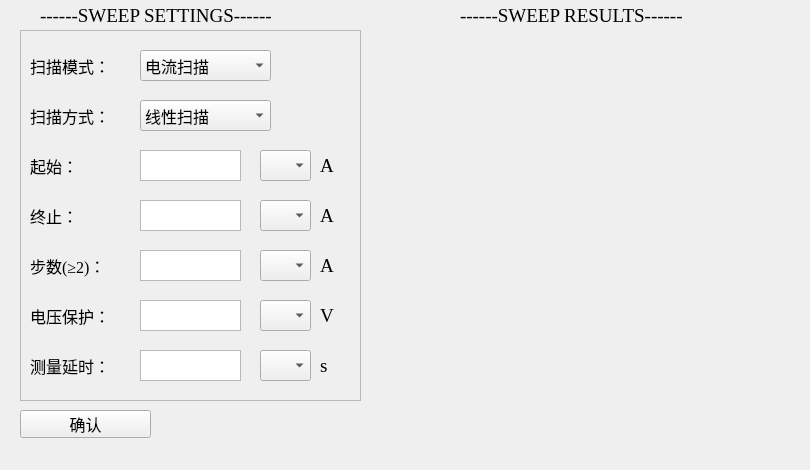
    <widget class="QWidget" name="kei2430ScanMode">
     <attribute name="title">
      <string>扫描模式</string>
     </attribute>
     <widget class="QLabel" name="w_labelSourceCurrentMode_4">
      <property name="geometry">
       <rect>
        <x>460</x>
        <y>0</y>
        <width>341</width>
        <height>31</height>
       </rect>
      </property>
      <property name="font">
       <font>
        <family>Times New Roman</family>
        <pointsize>14</pointsize>
       </font>
      </property>
      <property name="text">
       <string>------SWEEP RESULTS------</string>
      </property>
     </widget>
     <widget class="QWidget" name="w_2430sweepResultWidget" native="true">
      <property name="geometry">
       <rect>
        <x>400</x>
        <y>30</y>
        <width>401</width>
        <height>431</height>
       </rect>
      </property>
     </widget>
     <widget class="QFrame" name="w_frame_2">
      <property name="geometry">
       <rect>
        <x>20</x>
        <y>30</y>
        <width>341</width>
        <height>371</height>
       </rect>
      </property>
      <property name="frameShape">
       <enum>QFrame::StyledPanel</enum>
      </property>
      <property name="frameShadow">
       <enum>QFrame::Raised</enum>
      </property>
      <widget class="QLabel" name="w_label_SweepDelay_2">
       <property name="geometry">
        <rect>
         <x>10</x>
         <y>320</y>
         <width>101</width>
         <height>31</height>
        </rect>
       </property>
       <property name="font">
        <font>
         <family>Times New Roman</family>
         <pointsize>12</pointsize>
        </font>
       </property>
       <property name="text">
        <string>测量延时：</string>
       </property>
      </widget>
      <widget class="QComboBox" name="w_2430chooseSourceOfSweep">
       <property name="geometry">
        <rect>
         <x>120</x>
         <y>20</y>
         <width>131</width>
         <height>31</height>
        </rect>
       </property>
       <property name="font">
        <font>
         <family>Times New Roman</family>
         <pointsize>12</pointsize>
        </font>
       </property>
       <item>
        <property name="text">
         <string>电流扫描</string>
        </property>
       </item>
       <item>
        <property name="text">
         <string>电压扫描</string>
        </property>
       </item>
      </widget>
      <widget class="QLabel" name="w_label_SweepEnd_2">
       <property name="geometry">
        <rect>
         <x>10</x>
         <y>170</y>
         <width>101</width>
         <height>31</height>
        </rect>
       </property>
       <property name="font">
        <font>
         <family>Times New Roman</family>
         <pointsize>12</pointsize>
        </font>
       </property>
       <property name="text">
        <string>终止：</string>
       </property>
      </widget>
      <widget class="QLabel" name="w_label_IVProtection_2">
       <property name="geometry">
        <rect>
         <x>10</x>
         <y>270</y>
         <width>101</width>
         <height>31</height>
        </rect>
       </property>
       <property name="font">
        <font>
         <family>Times New Roman</family>
         <pointsize>12</pointsize>
        </font>
       </property>
       <property name="text">
        <string>电压保护：</string>
       </property>
      </widget>
      <widget class="QLabel" name="w_label_SweepStart_2">
       <property name="geometry">
        <rect>
         <x>10</x>
         <y>120</y>
         <width>101</width>
         <height>31</height>
        </rect>
       </property>
       <property name="font">
        <font>
         <family>Times New Roman</family>
         <pointsize>12</pointsize>
        </font>
       </property>
       <property name="text">
        <string>起始：</string>
       </property>
      </widget>
      <widget class="QLabel" name="w_label_SweepStepPoint_2">
       <property name="geometry">
        <rect>
         <x>10</x>
         <y>220</y>
         <width>91</width>
         <height>31</height>
        </rect>
       </property>
       <property name="font">
        <font>
         <family>Times New Roman</family>
         <pointsize>12</pointsize>
        </font>
       </property>
       <property name="text">
        <string>步数(≥2)：</string>
       </property>
      </widget>
      <widget class="QTextEdit" name="w_2430SweepStartInput">
       <property name="geometry">
        <rect>
         <x>120</x>
         <y>120</y>
         <width>101</width>
         <height>31</height>
        </rect>
       </property>
       <property name="minimumSize">
        <size>
         <width>0</width>
         <height>30</height>
        </size>
       </property>
       <property name="font">
        <font>
         <family>Times New Roman</family>
         <pointsize>12</pointsize>
        </font>
       </property>
      </widget>
      <widget class="QTextEdit" name="w_2430SweepEndInput">
       <property name="geometry">
        <rect>
         <x>120</x>
         <y>170</y>
         <width>101</width>
         <height>31</height>
        </rect>
       </property>
       <property name="font">
        <font>
         <family>Times New Roman</family>
         <pointsize>12</pointsize>
        </font>
       </property>
      </widget>
      <widget class="QTextEdit" name="w_2430SweepStepInput">
       <property name="geometry">
        <rect>
         <x>120</x>
         <y>220</y>
         <width>101</width>
         <height>31</height>
        </rect>
       </property>
       <property name="font">
        <font>
         <family>Times New Roman</family>
         <pointsize>12</pointsize>
        </font>
       </property>
      </widget>
      <widget class="QTextEdit" name="w_2430SweepIVProtectionInput">
       <property name="geometry">
        <rect>
         <x>120</x>
         <y>270</y>
         <width>101</width>
         <height>31</height>
        </rect>
       </property>
       <property name="font">
        <font>
         <family>Times New Roman</family>
         <pointsize>12</pointsize>
        </font>
       </property>
      </widget>
      <widget class="QTextEdit" name="w_2430SweepDelayInput">
       <property name="geometry">
        <rect>
         <x>120</x>
         <y>320</y>
         <width>101</width>
         <height>31</height>
        </rect>
       </property>
       <property name="font">
        <font>
         <family>Times New Roman</family>
         <pointsize>12</pointsize>
        </font>
       </property>
      </widget>
      <widget class="QComboBox" name="w_2430chooseSizeOfStartInput">
       <property name="geometry">
        <rect>
         <x>240</x>
         <y>120</y>
         <width>51</width>
         <height>31</height>
        </rect>
       </property>
       <property name="font">
        <font>
         <family>Times New Roman</family>
         <pointsize>14</pointsize>
        </font>
       </property>
       <item>
        <property name="text">
         <string/>
        </property>
       </item>
       <item>
        <property name="text">
         <string>m</string>
        </property>
       </item>
       <item>
        <property name="text">
         <string>u</string>
        </property>
       </item>
       <item>
        <property name="text">
         <string>n</string>
        </property>
       </item>
      </widget>
      <widget class="QComboBox" name="w_2430chooseSizeOfEndInput">
       <property name="geometry">
        <rect>
         <x>240</x>
         <y>170</y>
         <width>51</width>
         <height>31</height>
        </rect>
       </property>
       <property name="font">
        <font>
         <family>Times New Roman</family>
         <pointsize>14</pointsize>
        </font>
       </property>
       <item>
        <property name="text">
         <string/>
        </property>
       </item>
       <item>
        <property name="text">
         <string>m</string>
        </property>
       </item>
       <item>
        <property name="text">
         <string>u</string>
        </property>
       </item>
       <item>
        <property name="text">
         <string>n</string>
        </property>
       </item>
      </widget>
      <widget class="QComboBox" name="w_2430chooseSizeOfSweepIVProtection">
       <property name="geometry">
        <rect>
         <x>240</x>
         <y>270</y>
         <width>51</width>
         <height>31</height>
        </rect>
       </property>
       <property name="font">
        <font>
         <family>Times New Roman</family>
         <pointsize>14</pointsize>
        </font>
       </property>
       <item>
        <property name="text">
         <string/>
        </property>
       </item>
       <item>
        <property name="text">
         <string>m</string>
        </property>
       </item>
       <item>
        <property name="text">
         <string>u</string>
        </property>
       </item>
       <item>
        <property name="text">
         <string>n</string>
        </property>
       </item>
      </widget>
      <widget class="QComboBox" name="w_2430chooseSizeOfSweepDelay">
       <property name="geometry">
        <rect>
         <x>240</x>
         <y>320</y>
         <width>51</width>
         <height>31</height>
        </rect>
       </property>
       <property name="font">
        <font>
         <family>Times New Roman</family>
         <pointsize>14</pointsize>
        </font>
       </property>
       <item>
        <property name="text">
         <string/>
        </property>
       </item>
       <item>
        <property name="text">
         <string>m</string>
        </property>
       </item>
       <item>
        <property name="text">
         <string>u</string>
        </property>
       </item>
       <item>
        <property name="text">
         <string>n</string>
        </property>
       </item>
      </widget>
      <widget class="QLabel" name="w_label_seconds_11">
       <property name="geometry">
        <rect>
         <x>300</x>
         <y>320</y>
         <width>31</width>
         <height>31</height>
        </rect>
       </property>
       <property name="font">
        <font>
         <family>Times New Roman</family>
         <pointsize>14</pointsize>
        </font>
       </property>
       <property name="text">
        <string>s</string>
       </property>
      </widget>
      <widget class="QLabel" name="w_label_seconds_12">
       <property name="geometry">
        <rect>
         <x>300</x>
         <y>270</y>
         <width>31</width>
         <height>31</height>
        </rect>
       </property>
       <property name="font">
        <font>
         <family>Times New Roman</family>
         <pointsize>14</pointsize>
        </font>
       </property>
       <property name="text">
        <string>V</string>
       </property>
      </widget>
      <widget class="QLabel" name="w_label_seconds_13">
       <property name="geometry">
        <rect>
         <x>300</x>
         <y>170</y>
         <width>31</width>
         <height>31</height>
        </rect>
       </property>
       <property name="font">
        <font>
         <family>Times New Roman</family>
         <pointsize>14</pointsize>
        </font>
       </property>
       <property name="text">
        <string>A</string>
       </property>
      </widget>
      <widget class="QLabel" name="w_label_seconds_14">
       <property name="geometry">
        <rect>
         <x>300</x>
         <y>120</y>
         <width>31</width>
         <height>31</height>
        </rect>
       </property>
       <property name="font">
        <font>
         <family>Times New Roman</family>
         <pointsize>14</pointsize>
        </font>
       </property>
       <property name="text">
        <string>A</string>
       </property>
      </widget>
      <widget class="QLabel" name="w_label_SweepModeChoice_3">
       <property name="geometry">
        <rect>
         <x>10</x>
         <y>70</y>
         <width>101</width>
         <height>31</height>
        </rect>
       </property>
       <property name="font">
        <font>
         <family>Times New Roman</family>
         <pointsize>12</pointsize>
        </font>
       </property>
       <property name="text">
        <string>扫描方式：</string>
       </property>
      </widget>
      <widget class="QComboBox" name="w_2430chooseTypeOfSweep">
       <property name="geometry">
        <rect>
         <x>120</x>
         <y>70</y>
         <width>131</width>
         <height>31</height>
        </rect>
       </property>
       <property name="font">
        <font>
         <family>Times New Roman</family>
         <pointsize>12</pointsize>
        </font>
       </property>
       <item>
        <property name="text">
         <string>线性扫描</string>
        </property>
       </item>
       <item>
        <property name="text">
         <string>对数扫描</string>
        </property>
       </item>
      </widget>
      <widget class="QComboBox" name="w_2430chooseSizeOfStepInput">
       <property name="geometry">
        <rect>
         <x>240</x>
         <y>220</y>
         <width>51</width>
         <height>31</height>
        </rect>
       </property>
       <property name="font">
        <font>
         <family>Times New Roman</family>
         <pointsize>14</pointsize>
        </font>
       </property>
       <item>
        <property name="text">
         <string/>
        </property>
       </item>
       <item>
        <property name="text">
         <string>m</string>
        </property>
       </item>
       <item>
        <property name="text">
         <string>u</string>
        </property>
       </item>
       <item>
        <property name="text">
         <string>n</string>
        </property>
       </item>
      </widget>
      <widget class="QLabel" name="w_label_seconds_15">
       <property name="geometry">
        <rect>
         <x>300</x>
         <y>220</y>
         <width>31</width>
         <height>31</height>
        </rect>
       </property>
       <property name="font">
        <font>
         <family>Times New Roman</family>
         <pointsize>14</pointsize>
        </font>
       </property>
       <property name="text">
        <string>A</string>
       </property>
      </widget>
      <widget class="QLabel" name="w_label_SweepModeChoice_4">
       <property name="geometry">
        <rect>
         <x>10</x>
         <y>20</y>
         <width>101</width>
         <height>31</height>
        </rect>
       </property>
       <property name="font">
        <font>
         <family>Times New Roman</family>
         <pointsize>12</pointsize>
        </font>
       </property>
       <property name="text">
        <string>扫描模式：</string>
       </property>
      </widget>
     </widget>
     <widget class="QPushButton" name="w_2430ConfirmSweepModeSettings">
      <property name="geometry">
       <rect>
        <x>20</x>
        <y>410</y>
        <width>131</width>
        <height>28</height>
       </rect>
      </property>
      <property name="font">
       <font>
        <family>Times New Roman</family>
        <pointsize>12</pointsize>
       </font>
      </property>
      <property name="text">
       <string>确认</string>
      </property>
     </widget>
     <widget class="QLabel" name="w_labelSourceCurrentMode_5">
      <property name="geometry">
       <rect>
        <x>40</x>
        <y>0</y>
        <width>341</width>
        <height>31</height>
       </rect>
      </property>
      <property name="font">
       <font>
        <family>Times New Roman</family>
        <pointsize>14</pointsize>
       </font>
      </property>
      <property name="text">
       <string>------SWEEP SETTINGS------</string>
      </property>
     </widget>
    </widget>
